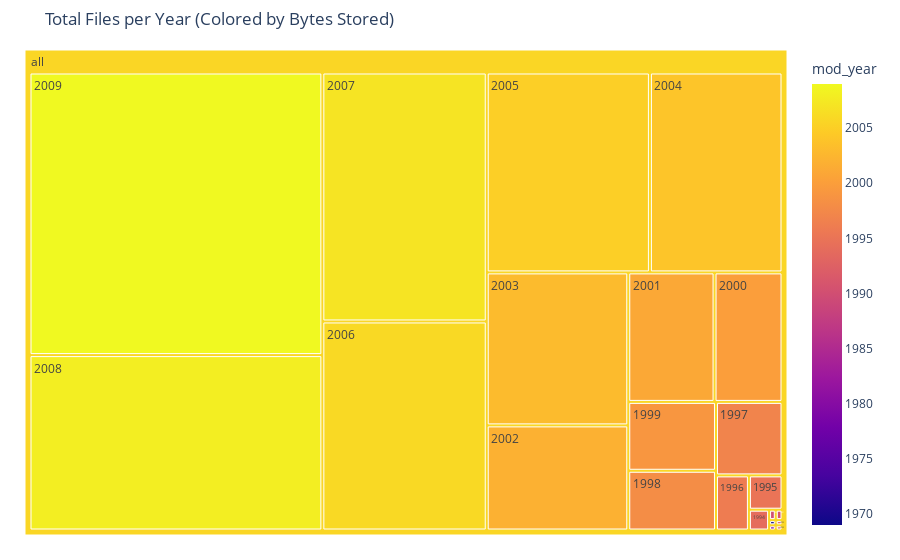

The notebook cell this image was saved under:
### Markdown cell above
As we look at this list of the most frequent file names in this accession, we can clearly see that the most common file name is index.html, a web page file, with 45 occurances. Next there are some GIF files, usually these are web graphics. Then we have some files called "new.txt", "new.lst", and "readme.txt". It is clues like these that make digital appraisal somewhat of a detective story. You might dive deeper into these files, by reading the files themselves or by researching the file names on the Internet to see what workflows may have produced them.

Depending upon the operating system, files will have a modified date and/or a created date. Usually the modified date is the more significant of these, because it indicates the last edit to a file and may indicate when it was completed or no longer relevant. When transferring files to our own storage we have to be careful to either capture or preserve these dates as metadata.

NOTE: Since this notebook is copied from a Git repository, the sample files included here do not have their original modified date. Since we cannot provide accurately dated files via Git, we are providing some alternative inventory CSV files that were prepared separately.

TODO Differentiate Older and More Recent Folders
TODO: color by average timestamp
TODO: find samples or supply an inventory file better good timestamps..

### Code cell
import plotly.express as px

fig = px.treemap(df,
                 title="Total Files per Year (Colored by Bytes Stored)",
                 path=[px.Constant("all"), 'mod_year'], 
                 color='mod_year'
                )
fig.update_traces(root_color="lightgrey")
fig.update_layout(margin = dict(t=50, l=25, r=25, b=25))
fig.show()

### Figure 1 — Plotly figure (JSON) as saved in the notebook; plotly's stock layout.template omitted (floating-point values rounded to 4 significant figures)
{"data": [{"branchvalues": "total", "customdata": [[1969], [1979], [1990], [1991], [1992], [1993], [1994], [1995], [1996], [1997], [1998], [1999], [2000], [2001], [2002], [2003], [2004], [2005], [2006], [2007], [2008], [2009], [2006.0]], "domain": {"x": [0, 1], "y": [0, 1]}, "hovertemplate": "labels=%{label}<br>count=%{value}<br>parent=%{parent}<br>id=%{id}<br>mod_year=%{color}<extra></extra>", "ids": ["all/1969", "all/1979", "all/1990", "all/1991", "all/1992", "all/1993", "all/1994", "all/1995", "all/1996", "all/1997", "all/1998", "all/1999", "all/2000", "all/2001", "all/2002", "all/2003", "all/2004", "all/2005", "all/2006", "all/2007", "all/2008", "all/2009", "all"], "labels": ["1969", "1979", "1990", "1991", "1992", "1993", "1994", "1995", "1996", "1997", "1998", "1999", "2000", "2001", "2002", "2003", "2004", "2005", "2006", "2007", "2008", "2009", "all"], "marker": {"coloraxis": "coloraxis", "colors": [1969, 1979, 1990, 1991, 1992, 1993, 1994, 1995, 1996, 1997, 1998, 1999, 2000, 2001, 2002, 2003, 2004, 2005, 2006, 2007, 2008, 2009, 2006.0]}, "name": "", "parents": ["all", "all", "all", "all", "all", "all", "all", "all", "all", "all", "all", "all", "all", "all", "all", "all", "all", "all", "all", "all", "all", "all", ""], "root": {"color": "lightgrey"}, "type": "treemap", "values": [1, 1, 2, 2, 1, 1, 12, 33, 52, 140, 150, 173, 252, 320, 426, 620, 759, 934, 984, 1172, 1471, 2370, 9876]}], "layout": {"autosize": true, "coloraxis": {"colorbar": {"title": {"text": "mod_year"}}, "colorscale": [[0, "#0d0887"], [0.1111, "#46039f"], [0.2222, "#7201a8"], [0.3333, "#9c179e"], [0.4444, "#bd3786"], [0.5556, "#d8576b"], [0.6667, "#ed7953"], [0.7778, "#fb9f3a"], [0.8889, "#fdca26"], [1, "#f0f921"]]}, "legend": {"tracegroupgap": 0}, "margin": {"b": 25, "l": 25, "r": 25, "t": 50}, "title": {"text": "Total Files per Year (Colored by Bytes Stored)"}}}
